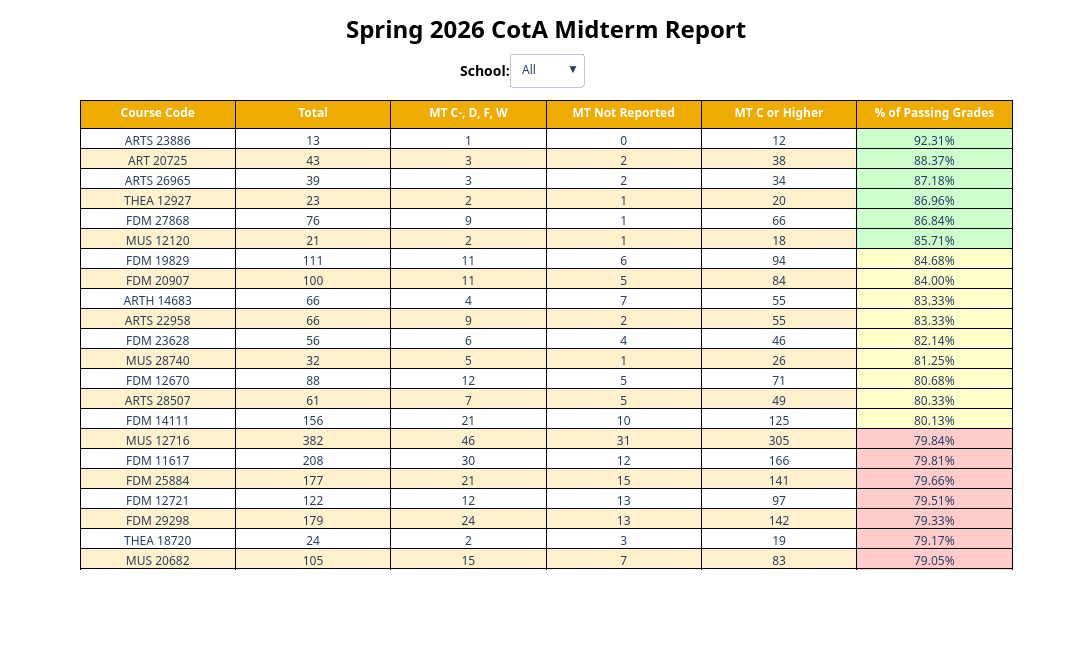

Write notebook code for a chart like this one.
### Code cell
#Section 2p - CotA Table
cotatraces = []
cotabuttons = []

cotatraces.append(go.Table(
    header = dict(values = headers,
                  line_color = "black",
                  fill_color = "#EFAB00",
                  font_color = "white",
                  font_weight = "bold",
                  font_size = 12),
    cells = dict(values = [cotasumtab[v] for v in values],
                 fill_color = [cotazebra, cotazebra, cotazebra, cotazebra, cotazebra, cotapass],
                 line_color = "black",
                 font_size = 12),
    visible = True                  
))

cotabuttons.append(dict(
    label = "All",
    method = "update",
    args = [{"visible":[True] + [False] * len(cotasch)}]
))

for i, cotaschool in enumerate(cotasch):
    cotaschools = cotasumtab[cotasumtab["Department"] == cotaschool].copy()
    cotaschools = cotaschools.sort_values(by = "% of Passing Grades", ascending = False)
    cotaschrows = len(cotaschools)
    cotaschpass = []

    for num in cotaschools["# of Passing Grades"]:
        if num >= 85:    
            cotaschpass.append("#CCFFCC")
        elif num >= 80:
            cotaschpass.append("#FFFFCC")
        else:
            cotaschpass.append("#FFCCCC")

    cotatraces.append(go.Table(
        header = dict(values = headers,
                  line_color = "black",
                  fill_color = "#EFAB00",
                  font_color = "white",
                  font_weight = "bold",
                  font_size = 12),
        cells = dict(values = [cotaschools[v] for v in values],
                 fill_color = [cotazebra, cotazebra, cotazebra, cotazebra, cotazebra, cotaschpass],
                 line_color = "black"),
        visible = False          
    ))

    cotaschvisibility = [False] * (len(cotasch) + 1)
    cotaschvisibility[i + 1] = True

    cotabuttons.append(dict(
        label = cotaschool,
        method = "update",
        args = [{"visible":cotaschvisibility}]
    ))

cotasumlayout = go.Layout(
    title=dict(text= f"<b>{prettyterm} CotA Midterm Report",
                font_weight = "bold", 
                font_color = "black", 
                xanchor = "center", 
                yanchor = "top", 
                x = .5,
                y = .9675,
                font_size = 24),
    height = 650,
    width = 1200
)

cotasumtable = go.Figure(data = cotatraces, layout = cotasumlayout)

cotasumtable.update_layout(updatemenus = [dict(
    type = "dropdown",
    direction = "down",
    showactive = True,
    xanchor = "center",
    yanchor = "top",
    x = .5,
    y = 1.1,
    buttons = cotabuttons)],
    annotations=[dict(
        text = "<b>School:</b>", 
        showarrow = False,
        xanchor = "center",
        yanchor = "top",
        x = .435,
        y = 1.0875,
        font_size = 14,
        font_color = "black"
    )],
    font_family = "Segoe UI")

cotasumtable.show()

### Figure 1 — Plotly figure (JSON) as saved in the notebook; plotly's stock layout.template omitted (floating-point values rounded to 4 significant figures; data arrays with more than 128 entries replaced by an {"elided": "..."} marker saying what was removed)
{"data": [{"cells": {"fill": {"color": {"elided": "6x43 str values"}}, "font": {"size": 12}, "line": {"color": "black"}, "values": {"elided": "6x43 mixed values"}}, "header": {"fill": {"color": "#EFAB00"}, "font": {"color": "white", "size": 12, "weight": "bold"}, "line": {"color": "black"}, "values": ["Course Code", "Total", "MT C-, D, F, W", "MT Not Reported", "MT C or Higher", "% of Passing Grades"]}, "type": "table", "visible": true}, {"cells": {"fill": {"color": {"elided": "6 rows, 226 str values in total"}}, "line": {"color": "black"}, "values": [["ARTS 23886", "ART 20725", "ARTS 26965", "ARTH 14683", "ARTS 22958", "ARTS 28507", "ARTH 12842", "ARTH 17400", "ARTS 19694", "ART 29123", "ART 21467"], [13, 43, 39, 66, 66, 61, 240, 267, 102, 31, 47], [1, 3, 3, 4, 9, 7, 42, 46, 15, 4, 6], [0, 2, 2, 7, 2, 5, 10, 16, 10, 5, 8], [12, 38, 34, 55, 55, 49, 188, 205, 77, 22, 33], ["92.31%", "88.37%", "87.18%", "83.33%", "83.33%", "80.33%", "78.33%", "76.78%", "75.49%", "70.97%", "70.21%"]]}, "header": {"fill": {"color": "#EFAB00"}, "font": {"color": "white", "size": 12, "weight": "bold"}, "line": {"color": "black"}, "values": ["Course Code", "Total", "MT C-, D, F, W", "MT Not Reported", "MT C or Higher", "% of Passing Grades"]}, "type": "table", "visible": false}, {"cells": {"fill": {"color": {"elided": "6 rows, 234 str values in total"}}, "line": {"color": "black"}, "values": [["FDM 27868", "FDM 19829", "FDM 20907", "FDM 23628", "FDM 12670", "FDM 14111", "FDM 11617", "FDM 25884", "FDM 12721", "FDM 29298", "FDM 20725", "FDM 21467", "FDM 13023", "FDM 24923", "FDM 25693", "FDM 29003", "FDM 17764", "FDM 12681", "FDM 18819"], [76, 111, 100, 56, 88, 156, 208, 177, 122, 179, 176, 180, 207, 154, 34, 102, 28, 125, 83], [9, 11, 11, 6, 12, 21, 30, 21, 12, 24, 28, 23, 32, 24, 2, 13, 6, 24, 13], [1, 6, 5, 4, 5, 10, 12, 15, 13, 13, 9, 15, 13, 10, 6, 12, 1, 8, 9], [66, 94, 84, 46, 71, 125, 166, 141, 97, 142, 139, 142, 162, 120, 26, 77, 21, 93, 61], ["86.84%", "84.68%", "84.00%", "82.14%", "80.68%", "80.13%", "79.81%", "79.66%", "79.51%", "79.33%", "78.98%", "78.89%", "78.26%", "77.92%", "76.47%", "75.49%", "75.00%", "74.40%", "73.49%"]]}, "header": {"fill": {"color": "#EFAB00"}, "font": {"color": "white", "size": 12, "weight": "bold"}, "line": {"color": "black"}, "values": ["Course Code", "Total", "MT C-, D, F, W", "MT Not Reported", "MT C or Higher", "% of Passing Grades"]}, "type": "table", "visible": false}, {"cells": {"fill": {"color": {"elided": "6 rows, 222 str values in total"}}, "line": {"color": "black"}, "values": [["MUS 12120", "MUS 28740", "MUS 12716", "MUS 20682", "MUS 23241", "MUS 10469", "MUS 11618"], [21, 32, 382, 105, 477, 53, 39], [2, 5, 46, 15, 68, 8, 6], [1, 1, 31, 7, 34, 4, 4], [18, 26, 305, 83, 375, 41, 29], ["85.71%", "81.25%", "79.84%", "79.05%", "78.62%", "77.36%", "74.36%"]]}, "header": {"fill": {"color": "#EFAB00"}, "font": {"color": "white", "size": 12, "weight": "bold"}, "line": {"color": "black"}, "values": ["Course Code", "Total", "MT C-, D, F, W", "MT Not Reported", "MT C or Higher", "% of Passing Grades"]}, "type": "table", "visible": false}, {"cells": {"fill": {"color": {"elided": "6 rows, 221 str values in total"}}, "line": {"color": "black"}, "values": [["THEA 12927", "THEA 18720", "THEA 20655", "THEA 29604", "THEA 24282", "THEA 21002"], [23, 24, 75, 23, 19, 33], [2, 2, 11, 6, 1, 5], [1, 3, 8, 0, 4, 5], [20, 19, 56, 17, 14, 23], ["86.96%", "79.17%", "74.67%", "73.91%", "73.68%", "69.70%"]]}, "header": {"fill": {"color": "#EFAB00"}, "font": {"color": "white", "size": 12, "weight": "bold"}, "line": {"color": "black"}, "values": ["Course Code", "Total", "MT C-, D, F, W", "MT Not Reported", "MT C or Higher", "% of Passing Grades"]}, "type": "table", "visible": false}], "layout": {"annotations": [{"font": {"color": "black", "size": 14}, "showarrow": false, "text": "<b>School:</b>", "x": 0.435, "xanchor": "center", "y": 1.087, "yanchor": "top"}], "font": {"family": "Segoe UI"}, "height": 650, "title": {"font": {"color": "black", "size": 24, "weight": "bold"}, "text": "<b>Spring 2026 CotA Midterm Report", "x": 0.5, "xanchor": "center", "y": 0.9675, "yanchor": "top"}, "updatemenus": [{"buttons": [{"args": [{"visible": [true, false, false, false, false]}], "label": "All", "method": "update"}, {"args": [{"visible": [false, true, false, false, false]}], "label": "ART", "method": "update"}, {"args": [{"visible": [false, false, true, false, false]}], "label": "FDM", "method": "update"}, {"args": [{"visible": [false, false, false, true, false]}], "label": "MUS", "method": "update"}, {"args": [{"visible": [false, false, false, false, true]}], "label": "THDN", "method": "update"}], "direction": "down", "showactive": true, "type": "dropdown", "x": 0.5, "xanchor": "center", "y": 1.1, "yanchor": "top"}], "width": 1200}}
